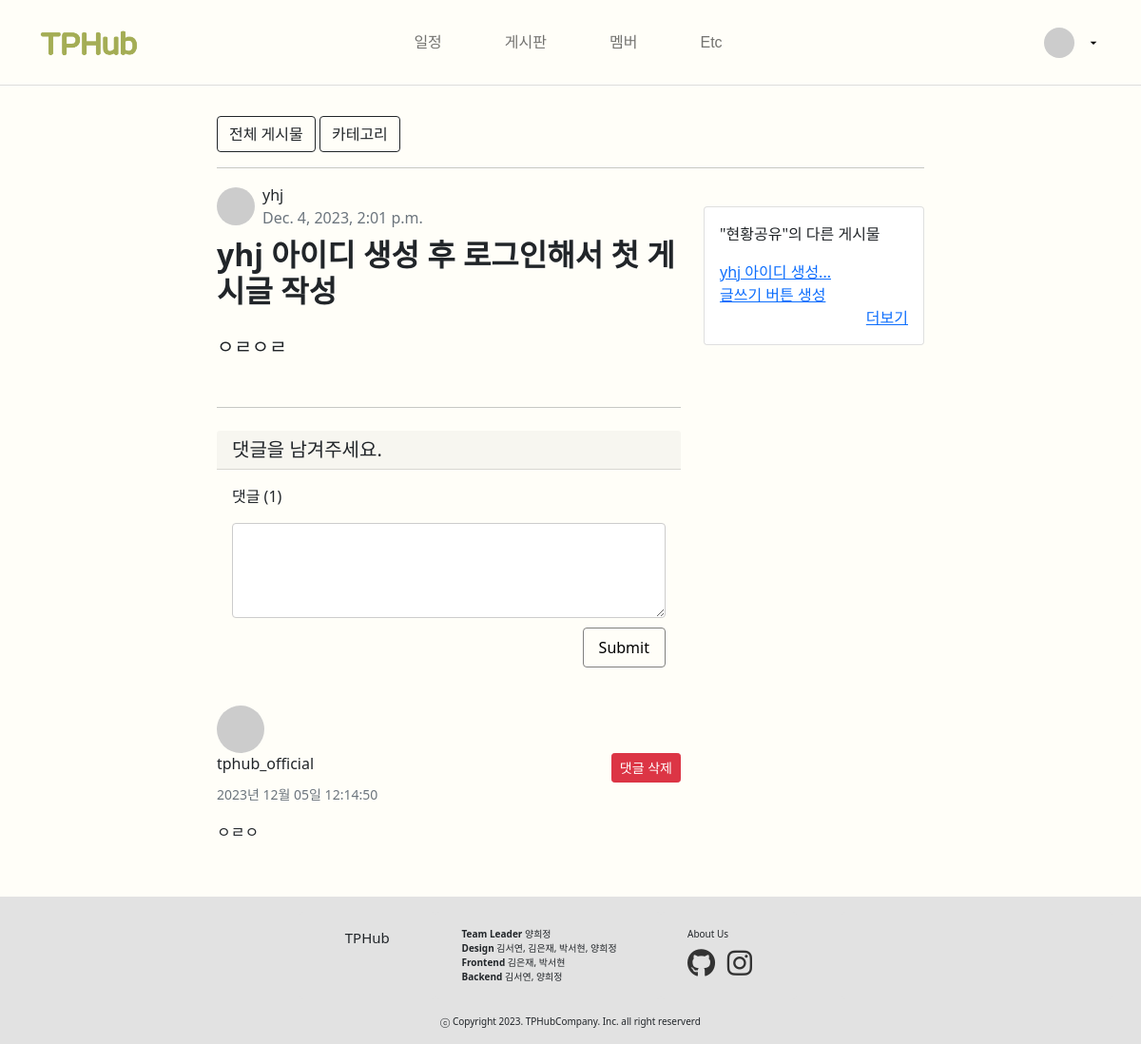
Page /board/4/ (signed in) on the earlier database version.
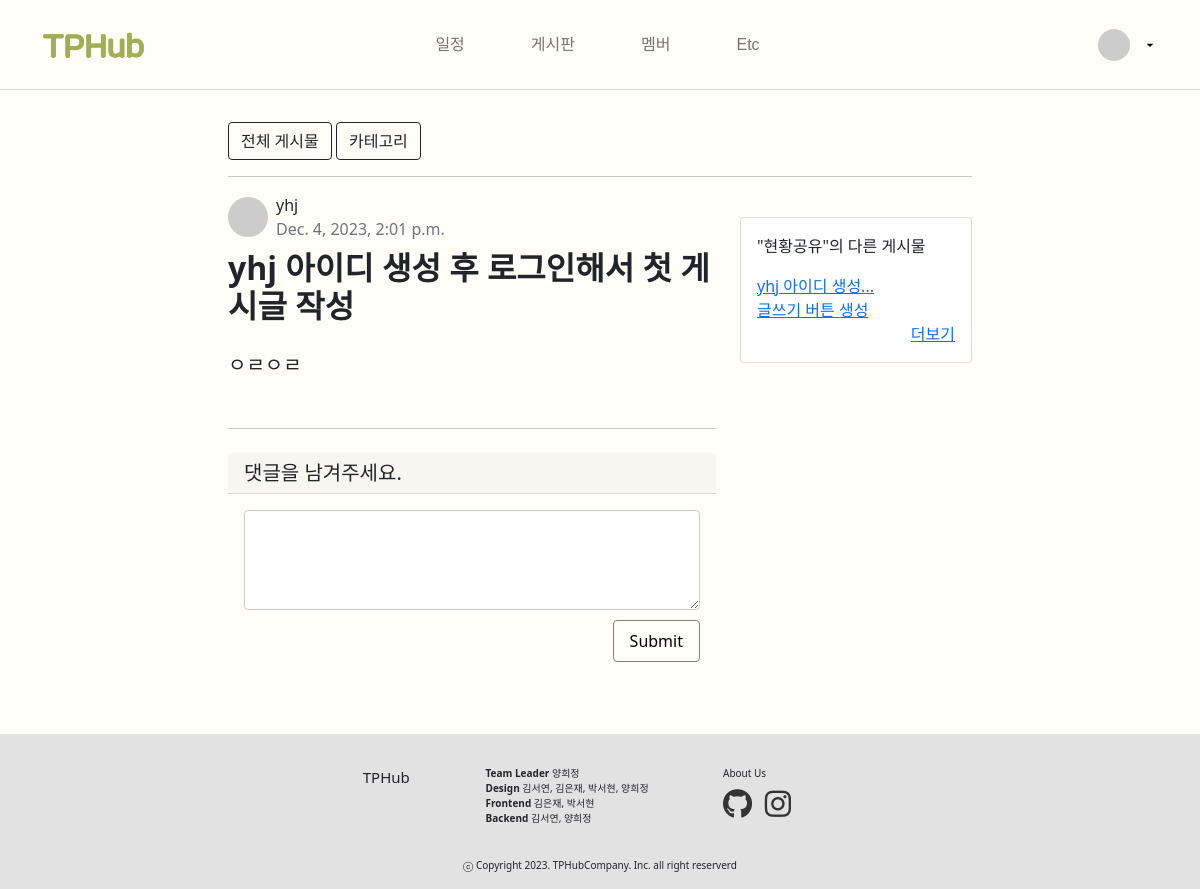
Same page on the later database version.
### board/models.py (models this page shows, shortened)
class Post(models.Model):
    title = models.CharField(max_length=30)
    author = models.ForeignKey(User, null=True, blank=False, on_delete=models.SET_NULL)
    category = models.ForeignKey(Category, null=True, blank=False, on_delete=models.SET_NULL)
    content = models.TextField()
    file_upload = models.FileField(upload_to='blog/files/%Y/%m/%d/', blank=True)
    created_at = models.DateTimeField(auto_now_add=True)
    updated_at = models.DateTimeField(auto_now=True)
    def get_absolute_url(self):
        return f'/board/{self.pk}/'

class Comment(models.Model):
    post = models.ForeignKey(Post, on_delete=models.CASCADE)
    author = models.ForeignKey(User, on_delete=models.CASCADE)
    content = models.TextField()
    created_at = models.DateTimeField(auto_now_add=True)
    def __str__(self):
        return f'{self.author}::{self.content}'

class Category(models.Model):
    name = models.CharField(max_length=50, unique=True)
    slug = models.SlugField(max_length=200, unique=True, allow_unicode=True)
    hook_text = models.CharField(max_length=100, blank=True)
    head_image = models.ImageField(upload_to='board/category_images/%Y/%m/%d/', blank=False)
    def __str__(self):
        return self.name
    def get_absolute_url(self):
        return f'/board/category/{self.slug}'
    def get_queryset(self):
        return self.post_set.order_by('-pk')

### board/views.py (the view, shortened to what this page needs)
# urls.py: path('<int:pk>/', views.PostDetail.as_view()), # 글 상세보기
class PostDetail(LoginRequiredMixin, DetailView):
    model = Post
    def get_context_data(self, **kwargs):
        context = super(PostDetail, self).get_context_data()
        context['categories'] = Category.objects.all()
        context['comment_form'] = CommentForm
        return context

### board/templates/board/post_detail.html (shortened to what this page needs)
{% extends 'board/base.html' %}
{% block main_area %}
{% load static %}
{% load crispy_forms_tags %}
<link href="{% static 'blog/bootstrap/bootstrap.min.css' %}" rel="stylesheet" type="text/css">
<link rel="stylesheet" type="text/css" href="{% static 'board/css/comment.css' %}">
<link rel="stylesheet" type="text/css" href="{% static 'board/css/del.css' %}">
<div class="row">
    <div class="col-lg-8">
        <header class="mb-4">
            <div class="d-flex align-items-center justify-content-between mb-2">
                <div class="d-flex align-items-center">
                    <img src="{% if post.author.profile_picture.url %}{{ post.author.profile_picture.url }}
                              {% else %}http://placehold.it/40x40
                              {% endif %}"
                         alt="{{ post.author.username }}'s profile picture"
                         class="rounded-circle" height="40" width="40">
                    <div class="ms-2">
                        <div>{{ post.author.username }}</div>
                        <div class="text-muted"> {{ post.created_at }}</div>
                    </div>
                </div>
            </div>
            <h1 class="fw-bolder mb-4" style="font-size: 2em;">{{ post.title }}</h1>
            <section class="mb-5">
                <p class="fs-5 mb-4">{{ post.content }}</p>
            </section>
        </header>
        <hr class="mb-4" style="margin-bottom: 5px;  margin-top: 30px;">
        <div id="comment-area">
            <div class="my-4">
                <h5 class="card-header"> 댓글을 남겨주세요. </h5>
                <div class="card-body">
                    <div class="comment-header">
                        {% if post.comment_set.exists %}
                        <p>댓글 ({{ post.comment_set.count }})</p>
                        {% endif %}
                    </div>
                    {% if user.is_authenticated %}
                    <form id="comment-form" method="POST" action="{{ post.get_absolute_url }}new_comment/">
                        <div class="form-group comment-form">
                            <div>
            <textarea name="content" cols="40" rows="3" class="textarea form-control" required=""
                      id="id_content" style="height: 100px;"></textarea>
                            </div>
                        </div>
                        <div style="text-align: right;">
                            <button type="submit" class="btn btn-primary" style="margin-top: 10px;">Submit</button>
                        </div>
                    </form>
                    {% else %}
                    <a role="button" class="btn btn-outline-dark btn-block btn-sm" href="#" data-toggle="modal"
                       data-target="#loginModal">
                        Log in and leave a comment
                    </a>
                    {% endif %}
                </div>
            </div>
            {% if post.comment_set.exists %}
            {% for comment in post.comment_set.iterator %}
            <div class="media mb-4" id="comment-{{ comment.pk }}">
                <div class="media-body">
                    <img class="d-flex mr-3 rounded-circle" alt=""
                         src="{% if post.author.profile_picture.url %}{{ post.author.profile_picture.url }}
                              {% else %}http://placehold.it/50x50
                              {% endif %}">
                    {% if user.is_authenticated and comment.author == user %}
                    <div class="d-flex justify-content-between align-items-center">
                        <h6 class="mt-0">{{ comment.author.username }}</h6>
                        <a role="button"
                           href="#"
                           id="comment-{{ comment.pk }}-delete-modal-btn"
                           class="btn btn-sm btn-danger"
                           data-toggle="modal" data-target="#deleteCommentModal-{{ comment.pk }}">
                            댓글 삭제
                        </a>
                    </div>
                    {% endif %}
                    <small class="text-muted">{{ comment.created_at|date:"Y년 m월 d일 H:i:s" }}</small>
                    <p>{{ comment.content | linebreaks }}</p>
                </div>
            </div>
            {% endfor %}
            {% endif %}
        </div>
    </div>
    <div class="col-lg-4">
        <div class="card my-4">
            <div class="card-body">
                <p>"{{ post.category }}"의 다른 게시물</p>
                {% for category in categories %}
                {% if category == post.category %}
                <ul class="list-unstyled mb-0">
                    {% for c in category.get_queryset|slice:":3" %}
                    <li>
                        <a href="{{ c.get_absolute_url }}">
                            {{ c.title|slice:":10" }}{% if c.title|length > 10 %}...{% endif %}
                        </a>
                    </li>
                    {% endfor %}
                </ul>
                <a href="{{ category.get_absolute_url }}" style="text-align: right; display: block;">
                    더보기
                </a>
                {% endif %}
                {% endfor %}
            </div>
        </div>
    </div>
</div>
    {% endblock %}

### board/templates/board/base.html (shortened to what this page needs)
<!DOCTYPE html>
{% load static %}
<html>
<head>
    <link rel="stylesheet" href="{% static 'landing_page/bootstrap/bootstrap.min.css' %}" media="screen">
</head>
<body class="d-flex flex-column min-vh-100">
    {% include 'landing_page/navbar.html' %}
    <div class="container-fluid my-3">
        <div class="row">
            <div class="col-md-8 mx-auto" id="main-area">
                <div class="card-body">
                    <div class="row mb-2">
                        <div class="col-md-12">
                            <button type="button" class="btn btn-outline-dark mr-2"  onclick="allPost()">전체 게시물</button>
                            <button type="button" class="btn btn-outline-dark"  onclick="catePost()">카테고리</button>
                        </div>
                    </div>
                    <hr>
                    {% block main_area %}
                    {% endblock %}
                </div>
            </div>
        </div>
    </div>
    {% include 'landing_page/footer.html' %}
</body>
</html>

### landing_page/templates/landing_page/navbar.html (shortened to what this page needs)
{% load static %}
<nav class="navbar navbar-expand-lg navbar-light text-black">
    <div class="container">
        <a href="/">
            <img class="navbar_logo" src="{% static 'landing_page/images/TPHub_logo.png' %}" alt="logo">
        </a>
            <div class="d-flex">
                <ul class="navbar-nav">
                    <li class="nav-item">
                        <a class="nav-link" style="margin-right: 50px;" href="/schedule">일정</a>
                    </li>
                    <li class="nav-item">
                        <a class="nav-link" style="margin-right: 50px;" href="/board">게시판</a>
                    </li>
                    <li class="nav-item">
                        <a class="nav-link" style="margin-right: 50px;" href="/member">멤버</a>
                    </li>
                    <li class="nav-item">
                        <a class="nav-link" style="margin-right: 50px;" href="/etc">Etc</a>
                    </li>
                </ul>
            </div>
            <div class="navbar_login_menu">
                {% if user.is_authenticated %}
                <div class="loginUser_userWrapper__1c_jd">
                    <img class="loginUser_userImg__1JpxQ" alt="userImg"
                        src="{% if post.author.profile_picture.url %}{{ post.author.profile_picture.url }}
                              {% else %}http://placehold.it/30x30
                              {% endif %}">
                    <svg stroke-width="0" viewBox="0 0 24 24" height="16px" width="16px" xmlns="http://www.w3.org/2000/svg">
                        <path d="M7 10l5 5 5-5z"></path>
                    </svg>
                </div>
                {% else %}
                <ul class="navbar-nav ml-auto">
                    <a href="/account/login/">로그인</a> /
                    <a href="/account/signup/">회원가입</a>
                </ul>
            </div>
            {% endif %}
        </div>
</nav>

### landing_page/templates/landing_page/footer.html (shortened to what this page needs)
<head>
</head>
<footer class="py-3" style="background-color: #E2E2E2;">
    <div class="container">
        <div class="row">
            <div class="col-md-3"></div>
            <div class="col-md-6">
                <div class="row">
                    <div class="col-md-3 card text-center"
                         style="background-color: #E2E2E2; font-size: 15px; border:none">
                        <div class="card-body">
                            <div>TPHub</div>
                        </div>
                    </div>
                    <div class="col-md-5 card" style="background-color: #E2E2E2; font-size: 10px; border:none">
                        <div class="card-body" style="white-space: normal;">
                            <div><strong>Team Leader</strong> 양희정</div>
                            <div><strong>Design</strong> 김서연, 김은재, 박서현, 양희정</div>
                            <div><strong>Frontend</strong> 김은재, 박서현</div>
                            <div><strong>Backend</strong> 김서연, 양희정</div>
                        </div>
                    </div>
                    <div class="col-md-3 card" style="background-color: #E2E2E2; font-size: 10px; border:none">
                        <div class="card-body">
                            <div>About Us</div>
                            <div>
                                <a href="https://github.com/23InternetProgramming/TPHub_official" target="_blank"
                                   class="social-icon"><i class="fab fa-github"></i></a>
                                <a href="https://www.instagram.com/?next=%2F" target="_blank"
                                   class="social-icon"><i class="fab fa-instagram"></i></a>
                            </div>
                        </div>
                    </div>
                </div>
            </div>
            <div class="col-md-3 card" style="background-color: #E2E2E2; font-size: 10px; border:none">
            </div>
        </div>
    </div>
    <div class="row">
        <div class="text-center pt-3" style="font-size: 10px;">
            ⓒ Copyright 2023. TPHubCompany. Inc. all right reserverd
        </div>
    </div>
</footer>

### board/static/board/css/comment.css (style rules this page uses)
.card-body { border: none; }
#comment-form button { background : transparent; border: 1px solid #808080; color: #000000; padding: 8px 16px; border-radius: 4px; transition: background-color 0.3s ease; }
#id_content { height: 50px; padding: 10px; border: 1px solid #ccc; }

### board/templates/board/base.html (style rules this page uses)
body { font-family: 'Pretendard-Regular', sans-serif; background-color: #FFFEF8 !important; margin-top: 20px; background: rgba(241, 246, 253); overflow-x: hidden; }

### landing_page/templates/landing_page/navbar.html (style rules this page uses)
.navbar_logo { width: 105px; height: 32px; }
.navbar.navbar-expand-lg.navbar-light.text-black { font-family: 'Pretendard-Regular', sans-serif; background-color: #FFFEF8; border-bottom: 1px solid #ddd; height: 90px; }
a { text-decoration-line: none; color: black; }
.loginUser_userWrapper__1c_jd { cursor: pointer; display: flex; align-items: center; position: relative; }
.loginUser_userImg__1JpxQ { display: block; height: 32px; width: 32px; margin-right: 12px; border-radius: 50%; object-fit: cover; transition: all .125s ease-in 0s; }
svg:not(:root) { overflow-clip-margin: content-box; overflow: hidden; }

### landing_page/templates/landing_page/footer.html (style rules this page uses)
.social-icon { font-size: 30px; color: #333333; margin-right: 10px; transition: color 0.3s ease; }

Differences in the rows shown:
removed Comment: author.username "tphub_official", created_at "2023년 12월 05일 12:14:50", content "ㅇㄹㅇ"
shown differently, row unchanged: Post "yhj 아이디 생성": comment_set.count "1" → (not shown)
Other differences:
text no longer shown: "댓글 ( )"
